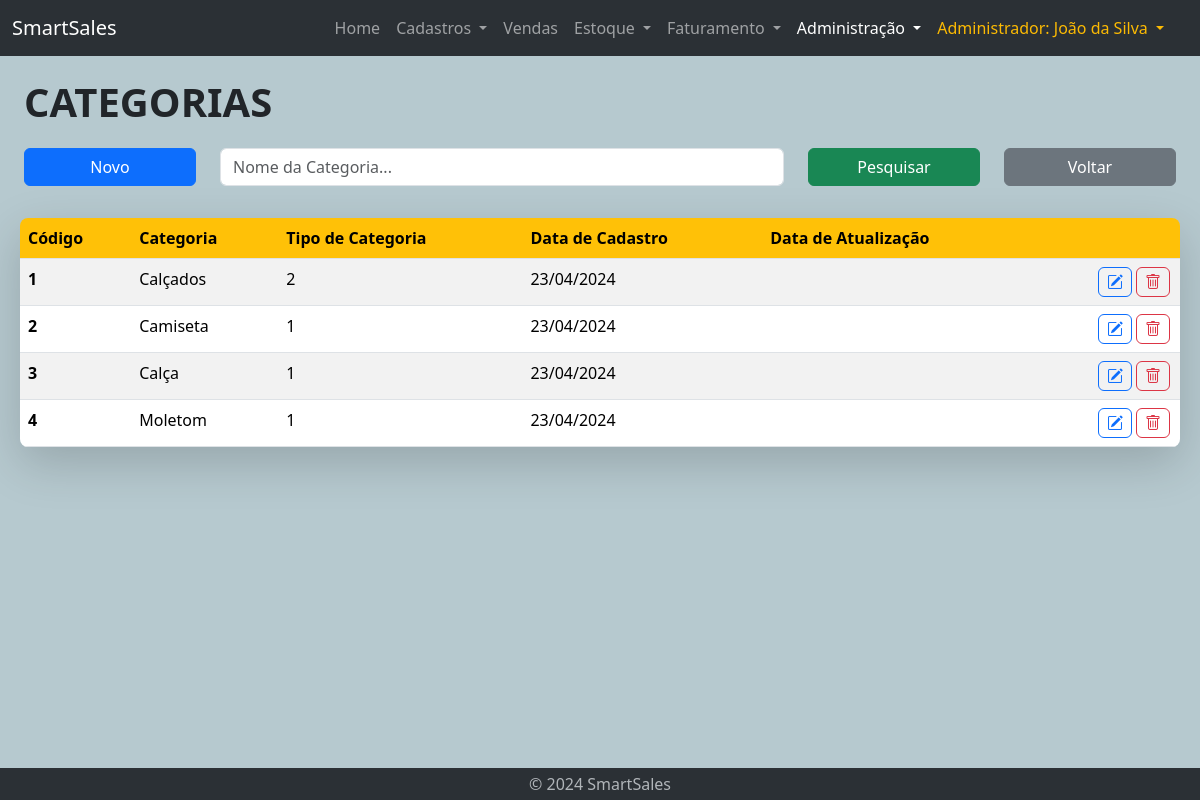
/admin-lst-categoria.php (signed in), run on the app's committed database.
### tables this page shows
CREATE TABLE categoria (
    id int AUTO_INCREMENT PRIMARY KEY,
    nome VARCHAR(255) NOT NULL,
    tipo_categoria int NOT NULL,
    data_cad DATE,
    data_updt DATE
);

### admin-lst-categoria.php (the view, shortened to what this page needs)
<!DOCTYPE html>
<html lang="en">
<head>
    <?php require "geral/links.php" ?>
</head>
<body id="admin">
    <?php require "geral/navbar.php" ?>
    <?php require 'bd/connection.php'; ?>
    <div class="container-fluid mt-3 home">
        <div class="container-fluid">
            <div class="title-text">
                CATEGORIAS
            </div>
        </div>
        <div class="container-fluid mt-3">
            <form action="admin-lst-categoria.php" method="post">
                <div class="row">
                    <div class="col-lg-2 col-sm-2 col-3">
                        <button type="button" class="btn btn-primary mb-3 w-100" onclick="window.location.href='admin-cad-categoria.php'">Novo</button>
                    </div>
                    <div class="col-lg-6 col-sm-7 col-9">
                            <input type="text" name="nomeCategoria" class="form-control mb-3" id="inputPesquisa" placeholder="Nome da Categoria..."
                                value="<?php echo isset($_POST['nomeCategoria']) ? $_POST['nomeCategoria'] : ''; ?>">
                    </div>
                    <div class="col-lg-2 col-sm-3 col-12">
                        <button type="submit" class="btn btn-success mb-3 w-100">Pesquisar</button>
                    </div>
                    <div class="col-lg-2 col-sm-2 col-12">
                        <button type="button" class="btn btn-secondary mb-3 w-100" onclick="window.location.href='admin-produto.php'">Voltar</button>
                    </div>
                </div>
            </form>
        </div>
        <div class="container-fuid mt-3 ms-lg-2 me-lg-2 shadow-lg rounded-3">
            <?php
                $conn = new mysqli($servername, $username, $password, $database);
                $sql = "SELECT t1.id, t1.nome, t1.tipo_categoria, t1.data_cad, t1.data_updt FROM categoria t1";
                ?>
                <div class='table-responsive table-wrapper'>
                    <table class='table table-striped table-hover rounded-3 overflow-hidden' id='myTable'>
                	    <thead class='thead-yellow'>
                            <tr>
                                <th scope='col'>Código</th>
                                <th scope='col'>Categoria</th>
                                <th scope='col'>Tipo de Categoria</th>
                                <th scope='col'>Data de Cadastro</th>
                                <th scope='col'>Data de Atualização</th>
                                <th scope='col'> </th>
                            </tr>
                	    </thead>
                <?php
                if ($result = $conn->query($sql)) {
                    if ($result->num_rows > 0) {
                        echo "<tbody>";
                        while ($row = $result->fetch_assoc() ) {
                            $dataN = explode('-', $row["data_cad"]);
                            $ano_cad = $dataN[0];
                            $mes_cad = $dataN[1];
                            $dia_cad = $dataN[2];
                            $cod = $row["id"];
                            $nova_data_cad = $dia_cad . '/' . $mes_cad . '/' . $ano_cad;
                            echo "<tr>";
                            echo "  <th scope'row'>";
                            echo $cod;
                            echo "  </th><td>";
                            echo $row["nome"];
                            echo "  </td><td>";
                            echo $row["tipo_categoria"];
                            echo "  </td><td>";
                            echo $nova_data_cad;
                            echo "  </td><td>";
                            echo "  </td>";
            ?>
                                <td>
                                    <button type="button" class="btn btn-outline-danger"
                                    data-bs-toggle="tooltip" data-bs-placement="left" data-bs-title="Excluir categoria" data-bs-custom-class="custom-tooltip"
                                    onclick="window.location.href='admin-del-categoria.php?id=<?php echo $cod; ?>'">
                                        <a class="bi bi-trash"></a>
                                    </button>
                                    <button type="button" class="btn btn-outline-primary"
                                    data-bs-toggle="tooltip" data-bs-placement="left" data-bs-title="Editar categoria" data-bs-custom-class="custom-tooltip"
                                    onclick="window.location.href='admin-updt-categoria.php?id=<?php echo $cod; ?>'">
                                        <a class="bi bi-pencil-square"></a>
                                    </button>
                                </td>
                            </tr>
            <?php
                        }
                        echo "</tbody>";
                    }
                    echo "  </table>";
                    echo "</div>";
                } else {
                    echo "Erro executando SELECT: " . $conn->connect_error;
                }
            ?>
        </div>
    </div>
    <?php require "geral/footer.php" ?>
</body>
</html>

### css/style.css (style rules this page uses)
body { display: flex; flex-direction: column; min-height: 100vh; background-color: #b6c9cf; }
.container-fluid.home { flex: 1; margin-bottom: 1rem; }
.title-text { font-weight: 900; font-size: 40px; }
div.table-responsive #myTable .btn { padding: 2px 8px; float: right; margin: 0px 2px; }
div.table-responsive #myTable { margin-bottom: 0px; }
div.table-responsive #myTable a { color: inherit; }
.thead-yellow { --bs-table-color: black; --bs-table-bg: #ffc107; color: var(--bs-table-color); }

### data on the page
categoria: id "1", nome "Calçados", tipo_categoria "2", data_cad "23/04/2024"
categoria: id "2", nome "Camiseta", tipo_categoria "1", data_cad "23/04/2024"
categoria: id "3", nome "Calça", tipo_categoria "1", data_cad "23/04/2024"
categoria: id "4", nome "Moletom", tipo_categoria "1", data_cad "23/04/2024"

### other printed values
$_SESSION['cargo_nome'] "Administrador"
$_SESSION['nome'] "João da Silva"
